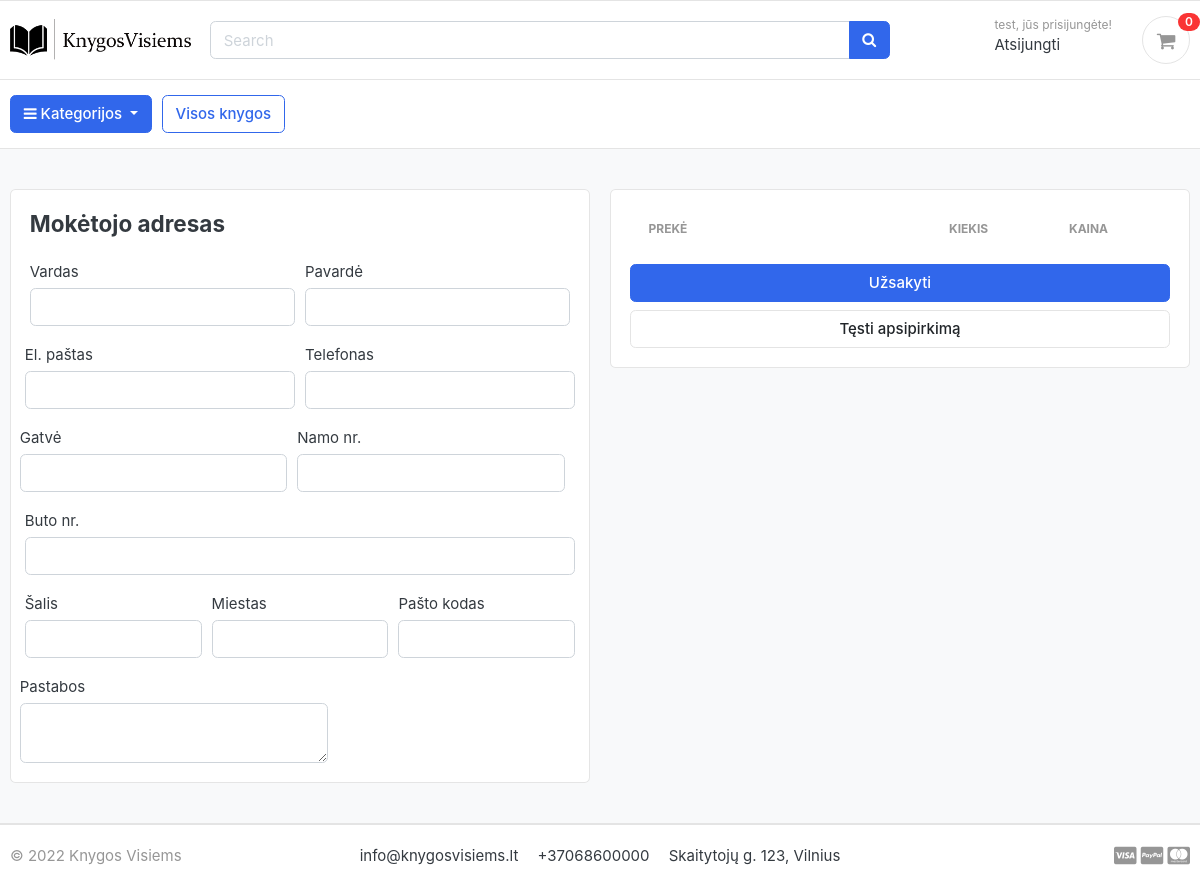
Page /krepselis/checkout/ (signed in) on the earlier database version.
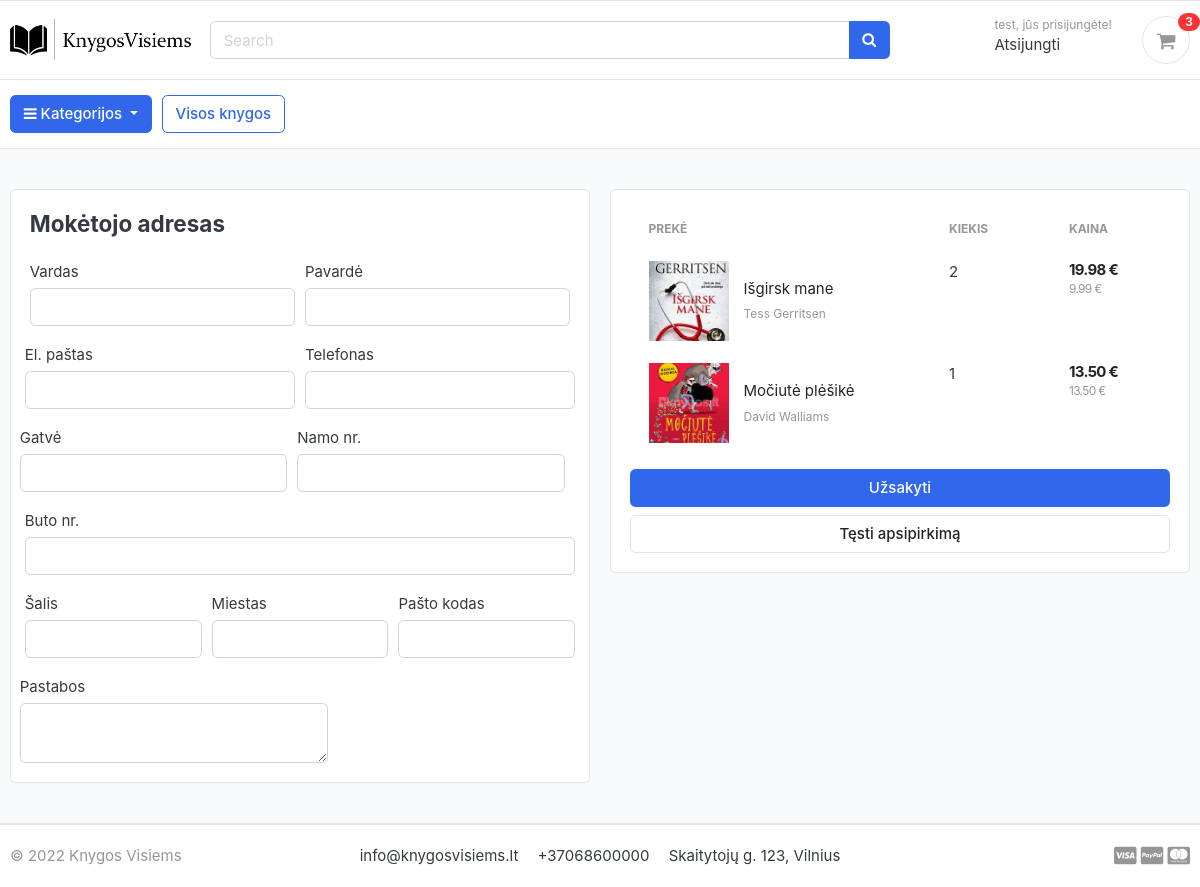
Same page on the later database version.
### carts/models.py (models this page shows, shortened)
class CartItem(models.Model):
    user = models.ForeignKey(Account, on_delete=models.CASCADE, null=True)
    product = models.ForeignKey(Product, on_delete=models.CASCADE)
    variations = models.ManyToManyField(Variation, blank=True)
    cart = models.ForeignKey(Cart, on_delete=models.CASCADE, null=True)
    quantity = models.IntegerField()
    is_active = models.BooleanField(default=True)
    def sub_total(self):
        return self.product.price * self.quantity

### products/models.py (models this page shows, shortened)
class Product(models.Model):
    author = models.CharField(max_length=100)
    book_title = models.CharField(max_length=100)
    slug = models.SlugField(max_length=150)
    product_description = models.TextField(max_length=4600, blank=True)
    price = models.DecimalField(max_digits=6, decimal_places=2)
    images = models.ImageField(upload_to='photos/products')
    stock = models.IntegerField()
    is_available = models.BooleanField(default=True)
    category = models.ForeignKey(Category, on_delete=models.CASCADE)
    created_date = models.DateTimeField(auto_now_add=True)
    modified_date = models.DateTimeField(auto_now=True)
    def get_url(self):
        return reverse('product_detail', args=[self.category.slug, self.slug])

### carts/views.py (the view)
# urls.py: path('checkout/', views.checkout, name="checkout"),
@login_required(login_url='login')
def checkout(request, total=0, quantity = 0, cart_items=None):
    try:
        tax = 0
        grand_total = 0
        if request.user.is_authenticated:
            cart_items = CartItem.objects.filter(user=request.user, is_active=True)
        else:
            cart = Cart.objects.get(cart_id=_cart_id(request))
            cart_items = CartItem.objects.filter(cart=cart, is_active=True)
        for cart_item in cart_items:
            total += (cart_item.product.price * cart_item.quantity)
            quantity += cart_item.quantity
        tax = round((21 * total) / 100, 2)
        grand_total = total + tax
    except ObjectDoesNotExist:
        pass
    context = {
        'total': total,
        'quantity': quantity,
        'cart_items': cart_items,
        'tax': tax,
        'grand_total': grand_total
    }
    return render(request, 'products/checkout.html', context)

### carts/context_processors.py (called while the page is built)
def counter(request):
    cart_count = 0
    if 'admin' in request.path:
        return {}
    else:
        try:
            cart = Cart.objects.filter(cart_id=_cart_id(request))
            if request.user.is_authenticated:
                cart_items = CartItem.objects.all().filter(user=request.user)
            else:
                cart_items = CartItem.objects.all().filter(cart=cart[:1])
            for cart_item in cart_items:
                cart_count += cart_item.quantity
        except Cart.DoesNotExist:
            cart_count = 0
    return dict(cart_count=cart_count)

### carts/views.py (called while the page is built)
def _cart_id(request):
    cart = request.session.session_key
    if not cart:
        cart = request.session.create()
    return cart

### category/context_processors.py (called while the page is built)
def menu_links(request):
    links = Category.objects.all()
    return dict(links=links)

### category/models.py (called while the page is built)
    def get_url(self):
        return reverse('products_by_category', args=[self.slug])

### templates/products/checkout.html (shortened to what the changed rows need)
{% extends 'base.html' %}
{% load static %}
{% block content %}
<section class="section-content padding-y bg">
<div class="container">
<div class="row">
        <aside class="col-lg-6">
            <div class="card">
            <div class="card-body">
          <table class="table table-borderless table-shopping-cart">
          <thead class="text-muted">
          <tr class="small text-uppercase">
            <th scope="col">Prekė</th>
            <th scope="col" width="120">Kiekis</th>
            <th scope="col" width="120">Kaina</th>
          </tr>
          </thead>
          <tbody>
          {% for cart_item in cart_items %}
          <tr>
            <td>
                <figure class="itemside align-items-center">
                    <div class="aside"><img src="{{ cart_item.product.images.url }}" class="img-sm"></div>
                    <figcaption class="info">
                        <a href="{{ cart_item.product.get_url }}" class="title">{{ cart_item.product.book_title }}</a>
                        <p class="text-muted small"> {{ cart_item.product.author }}</p>
                    </figcaption>
                </figure>
            </td>
            <td>
                        <label>{{cart_item.quantity}}</label>
            </td>
            <td>
            <div class="price-wrap">
                <var class="price">{{ cart_item.sub_total}} €</var>
                <small class="text-muted"> {{ cart_item.product.price }} €</small>
            </div>
            </td>
          </tr>
    {% endfor %}
    </tbody>
    </table>
            </div>
            </div>
    </aside>
</div>
</div>
</section>
{% endblock %}

### templates/includes/navbar.html (shortened to what this page needs)
{% load static %}
<header class="section-header">
<section class="header-main border-bottom">
	<div class="container">
<div class="row align-items-center">
	<div class="col-lg-2 col-md-3 col-6">
		<a href="{% url 'home' %}" class="brand-wrap">
			<img class="logo" src="{% static './images/logo.png' %}">
		</a>
	</div>
	<div class="col-lg  col-md-6 col-sm-12 col">
		<form action="{% url 'search' %}" class="search" method="GET">
			<div class="input-group w-100">
			    <input type="text" class="form-control" style="width:60%;" placeholder="Search" name="keyword">
			    <div class="input-group-append">
			      <button class="btn btn-primary" type="submit">
			        <i class="fa fa-search"></i>
			      </button>
			    </div>
		    </div>
		</form>
	</div>
	<div class="col-lg-3 col-sm-6 col-8 order-2 order-lg-3">
				<div class="d-flex justify-content-end mb-3 mb-lg-0">
					{% if user.id is None %}
					<div class="widget-header">
						<small class="title text-muted">Sveiki atvykę!</small>
						<div>
							<a href="{% url 'login' %}">Prisijungti</a> <span class="dark-transp"> | </span>
							<a href="{% url 'register' %}"> Registruotis</a>
						</div>
					</div>
					{% else %}
						<div class="widget-header">
						<small class="title text-muted">{{user.first_name}}, jūs prisijungėte!</small>
						<div>
							<a href="{% url 'logout' %}">Atsijungti</a>
						</div>
					</div>
					{% endif %}
					<a href="{% url 'krepselis' %}" class="widget-header pl-3 ml-3">
						<div class="icon icon-sm rounded-circle border"><i class="fa fa-shopping-cart"></i></div>
						<span class="badge badge-pill badge-danger notify">{{cart_count}}</span>
					</a>
				</div>
			</div>
</div>
	</div>
</section>
<section class="header-main border-bottom">
	<div class="container">
<div class="row align-items-center">
	<div class="col-lg col-sm col-md col-6 flex-grow-0">
		<div class="category-wrap dropdown d-inline-block float-right">
			<button type="button" class="btn btn-primary dropdown-toggle" data-toggle="dropdown">
				<i class="fa fa-bars"></i> Kategorijos
			</button>
		</div>
	</div>
	<a href="{% url 'knygos' %}" class="btn btn-outline-primary">Visos knygos</a>
</div>
	</div>
</section>
</header>

Differences in the rows shown:
added CartItem: product.images (picture), product.book_title "Išgirsk mane", product.author "Tess Gerritsen", quantity "2", sub_total "19.98", product.price "9.99"
added CartItem: product.images (picture), product.book_title "Močiutė plėšikė", product.author "David Walliams", quantity "1", sub_total "13.50", product.price "13.50"
Other differences:
{{ cart_count }}: "0" → "3"
